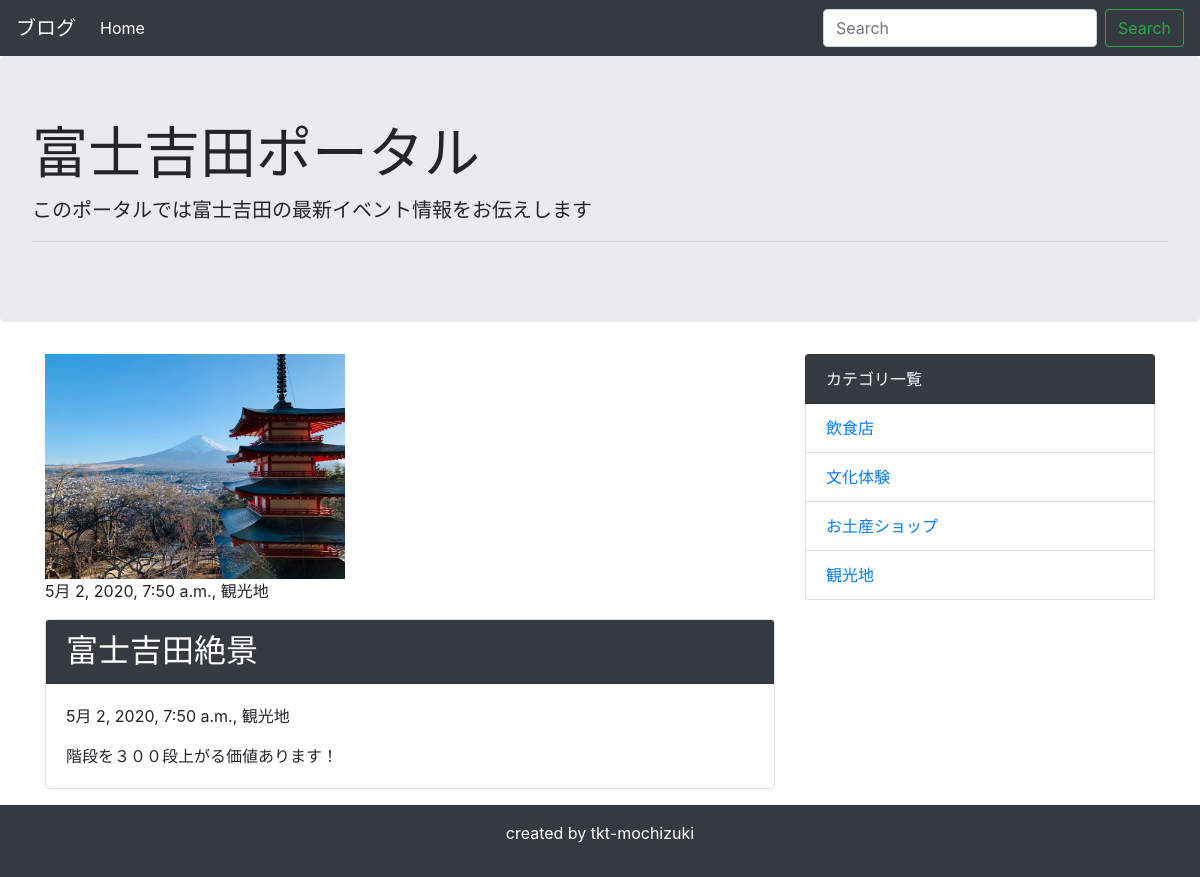
Screenshot of /detail/3/ with the database file from the repository.
### blog/models.py (models this page shows, shortened)
class Post(models.Model):
    title = models.CharField('タイトル', max_length=100)
    text = models.TextField('本文')
    image=models.ImageField(upload_to='images',blank=True,null=True)
    created_at = models.DateTimeField('作成日',default=timezone.now)
    category = models.ForeignKey(
        Category, verbose_name = 'カテゴリ', on_delete = models.PROTECT
    )

class Category(models.Model):
    name = models.CharField('カテゴリー名', max_length=200)
    created_at = models.DateTimeField('作成日',default=timezone.now)
    def __str__(self):
        return self.name

### blog/views.py (the view)
# urls.py: path('detail/<int:pk>/', views.DetailView.as_view(), name='detail'),
class DetailView(generic.DetailView):
    template_name = 'blog/post_detail.html'
    model = Post

### blog/context_processors.py (called while the page is built)
def common(request):
    context = {
        'category_list':Category.objects.all(),
    }
    return context

### blog/templates/blog/post_detail.html (shortened to what this page needs)
{% extends 'blog/base.html' %}
{% block content %}
<div class="post">
  {% if post.image%}
    <div class = "image">
      <img src="{{MEDIA_URL}}{{post.image}}" style="width:300px;height:auto">
    </div>
  {%endif%}
</div>
<p>{{ post.created_at }}, {{ post.category }}</p>
<div class="card mb-3">
    <h2 class="card-header bg-dark text-white">{{ post.title }}</h2>
    <div class="card-body">
      <p>{{ post.created_at }}, {{ post.category }}</p>
      {{ post.text | linebreaksbr | urlize }}
    </div>
</div>
{% endblock %}

### blog/templates/blog/base.html (shortened to what this page needs)
<!doctype html>
<html lang="ja">
  <head>
    <link rel="stylesheet" href="https://stackpath.bootstrapcdn.com/bootstrap/4.4.1/css/bootstrap.min.css">
  </head>
  <body>
    <nav class="navbar navbar-expand-lg navbar-dark bg-dark">
      <a class="navbar-brand" href="#">ブログ</a>
      <div class="collapse navbar-collapse" id="navbarSupportedContent">
        <ul class="navbar-nav mr-auto">
          <li class="nav-item active">
            <a class="nav-link" href="{% url 'blog:index' %}">Home</a>
          </li>
        </ul>
        <form class="form-inline my-2 my-lg-0" method="GET" action="{% url 'blog:index' %}">
          <input class="form-control mr-sm-2" type="text" placeholder="Search" aria-label="Search" name="keyword">
          <button class="btn btn-outline-success my-2 my-sm-0" type="submit">Search</button>
        </form>
      </div>
    </nav>
    <div class="jumbotron">
      <h1 class="display-4">富士吉田ポータル</h1>
      <p class="lead">このポータルでは富士吉田の最新イベント情報をお伝えします</p>
      <hr class="my-2">
    </div>
    <div class="container">
      <div class="row">
          <div class="col-md-8">
              {% block content %}
              {% endblock %}
          </div>
          <div class="col-md-4">
              <ul class="list-group">
                  <li class="list-group-item bg-dark text-white">カテゴリ一覧</li>
                  {% for category in category_list %}
                  <li class="list-group-item"><a href="{% url 'blog:category' category.pk %}">{{ category }}</a></li>
                  {% endfor %}
              </ul>
          </div>
      </div>
    </div>
    <footer class="bg-dark text-white text-center py-3">
        <p>created by tkt-mochizuki</p>
    </footer>
  </body>
</html>

### rows the page displays
Post: image (picture), created_at "5月 2, 2020, 7:50 a.m.", category "観光地", title "富士吉田絶景", text "階段を３００段上がる価値あります！"
Category: name "飲食店"
Category: name "文化体験"
Category: name "お土産ショップ"
Category: name "観光地"
